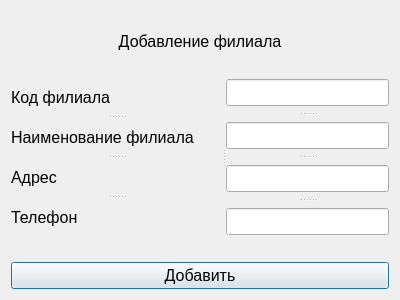
<?xml version="1.0" encoding="UTF-8"?>
<ui version="4.0">
 <class>addFilial</class>
 <widget class="QDialog" name="addFilial">
  <property name="geometry">
   <rect>
    <x>0</x>
    <y>0</y>
    <width>400</width>
    <height>300</height>
   </rect>
  </property>
  <property name="font">
   <font>
    <pointsize>12</pointsize>
   </font>
  </property>
  <property name="windowTitle">
   <string>Dialog</string>
  </property>
  <layout class="QGridLayout" name="gridLayout">
   <item row="5" column="0">
    <widget class="QPushButton" name="pushButton">
     <property name="text">
      <string>Добавить</string>
     </property>
    </widget>
   </item>
   <item row="1" column="0">
    <widget class="QLabel" name="label_5">
     <property name="font">
      <font>
       <pointsize>12</pointsize>
       <kerning>true</kerning>
      </font>
     </property>
     <property name="focusPolicy">
      <enum>Qt::NoFocus</enum>
     </property>
     <property name="text">
      <string>Добавление филиала</string>
     </property>
     <property name="alignment">
      <set>Qt::AlignCenter</set>
     </property>
    </widget>
   </item>
   <item row="2" column="0">
    <spacer name="verticalSpacer">
     <property name="orientation">
      <enum>Qt::Vertical</enum>
     </property>
     <property name="sizeHint" stdset="0">
      <size>
       <width>20</width>
       <height>40</height>
      </size>
     </property>
    </spacer>
   </item>
   <item row="3" column="0">
    <widget class="QSplitter" name="splitter_3">
     <property name="orientation">
      <enum>Qt::Horizontal</enum>
     </property>
     <widget class="QSplitter" name="splitter">
      <property name="orientation">
       <enum>Qt::Vertical</enum>
      </property>
      <widget class="QLabel" name="label">
       <property name="text">
        <string>Код филиала</string>
       </property>
      </widget>
      <widget class="QLabel" name="label_2">
       <property name="text">
        <string>Наименование филиала</string>
       </property>
      </widget>
      <widget class="QLabel" name="label_3">
       <property name="text">
        <string>Адрес</string>
       </property>
      </widget>
      <widget class="QLabel" name="label_4">
       <property name="text">
        <string>Телефон</string>
       </property>
      </widget>
     </widget>
     <widget class="QSplitter" name="splitter_2">
      <property name="orientation">
       <enum>Qt::Vertical</enum>
      </property>
      <property name="opaqueResize">
       <bool>false</bool>
      </property>
      <property name="handleWidth">
       <number>16</number>
      </property>
      <widget class="QLineEdit" name="lineEdit"/>
      <widget class="QLineEdit" name="lineEdit_2"/>
      <widget class="QLineEdit" name="lineEdit_3"/>
      <widget class="QLineEdit" name="lineEdit_4"/>
     </widget>
    </widget>
   </item>
   <item row="0" column="0">
    <spacer name="verticalSpacer_2">
     <property name="orientation">
      <enum>Qt::Vertical</enum>
     </property>
     <property name="sizeHint" stdset="0">
      <size>
       <width>20</width>
       <height>40</height>
      </size>
     </property>
    </spacer>
   </item>
   <item row="4" column="0">
    <spacer name="verticalSpacer_3">
     <property name="orientation">
      <enum>Qt::Vertical</enum>
     </property>
     <property name="sizeHint" stdset="0">
      <size>
       <width>20</width>
       <height>40</height>
      </size>
     </property>
    </spacer>
   </item>
  </layout>
 </widget>
 <resources/>
 <connections/>
</ui>
